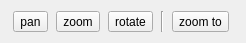
<?xml version="1.0" encoding="UTF-8"?>
<!--
 Addle source code
 Copyright 2019 Eleanor Hawk
 Modification and distribution permitted under the terms of the MIT License.
 See "LICENSE" for full details.
-->
<ui version="4.0">
 <class>Form</class>
 <widget class="QWidget" name="Form">
  <property name="geometry">
   <rect>
    <x>0</x>
    <y>0</y>
    <width>246</width>
    <height>43</height>
   </rect>
  </property>
  <property name="windowTitle">
   <string>Form</string>
  </property>
  <layout class="QHBoxLayout" name="horizontalLayout">
   <item>
    <widget class="QToolButton" name="toolButton">
     <property name="text">
      <string>pan</string>
     </property>
    </widget>
   </item>
   <item>
    <widget class="QToolButton" name="toolButton_3">
     <property name="text">
      <string>zoom</string>
     </property>
    </widget>
   </item>
   <item>
    <widget class="QToolButton" name="toolButton_4">
     <property name="text">
      <string>rotate</string>
     </property>
    </widget>
   </item>
   <item>
    <widget class="Line" name="line">
     <property name="orientation">
      <enum>Qt::Vertical</enum>
     </property>
    </widget>
   </item>
   <item>
    <widget class="QToolButton" name="toolButton_2">
     <property name="text">
      <string>zoom to</string>
     </property>
    </widget>
   </item>
  </layout>
 </widget>
 <resources/>
 <connections/>
</ui>
